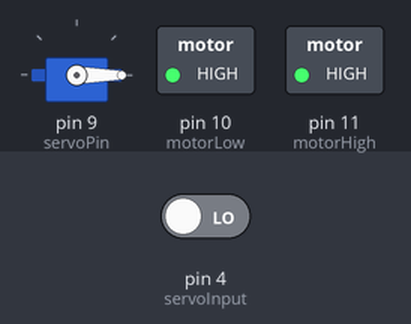
The sketch below on a simulated Arduino Uno, built with avr-gcc and run on an emulated ATmega328P. On the bench: servo, switched loads named in the sketch (green lamp = pin HIGH). The inputs (shaded band) are chosen by the test bench; at power-on: pin 4 (servoInput) LOW.

Above: at 1.2 s.
1.3 s: pin 4 (servoInput) driven HIGH
At 2.1 s:
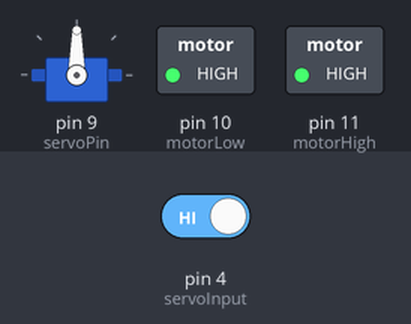
4.3 s: pin 4 (servoInput) driven LOW
At 5.2 s:
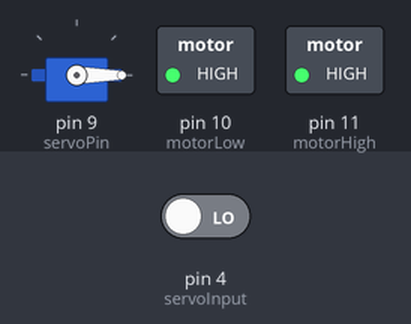
Timing chart, 0 to 7.3 s (numbered marks = the images above; inputs shaded):
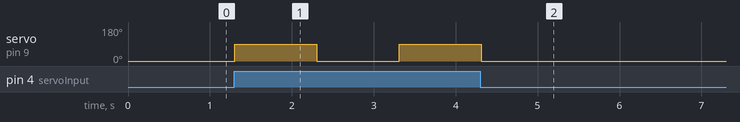

The sketch:

responsiiel24.ino
```cpp
#include <Servo.h>  // Include the Servo library
const int servoInput = 4;
const int servoPin = 9;
const int motorLow = 10;
const int motorHigh = 11;

Servo myServo;            // Create a servo object

void setup() {
  pinMode(servoInput, INPUT);
  pinMode(servoPin, OUTPUT);
  pinMode(motorLow, OUTPUT);
  pinMode(motorHigh, OUTPUT);
  digitalWrite(motorLow, HIGH);
  digitalWrite(motorHigh, HIGH);

  myServo.attach(servoPin);          // Attach the servo to the servo pin
  myServo.write(0);                  // Set servo to initial position (0 degrees)
}

void loop() {
  if(digitalRead(servoInput) == HIGH){
    myServo.write(90);
    delay(1000);
    myServo.write(0);
    delay(1000);
    }
  delay(10);  // Small delay to avoid rapid changes
}
```

Measured:
- after the input at 1.3 s, servo on pin 9 (servoPin): 0° → 90° at once, → 0° 1.0 s later, → 90° 1.0 s later
- after the input at 4.3 s, servo on pin 9 (servoPin): goes on until 4.3 s, then stays 0°
